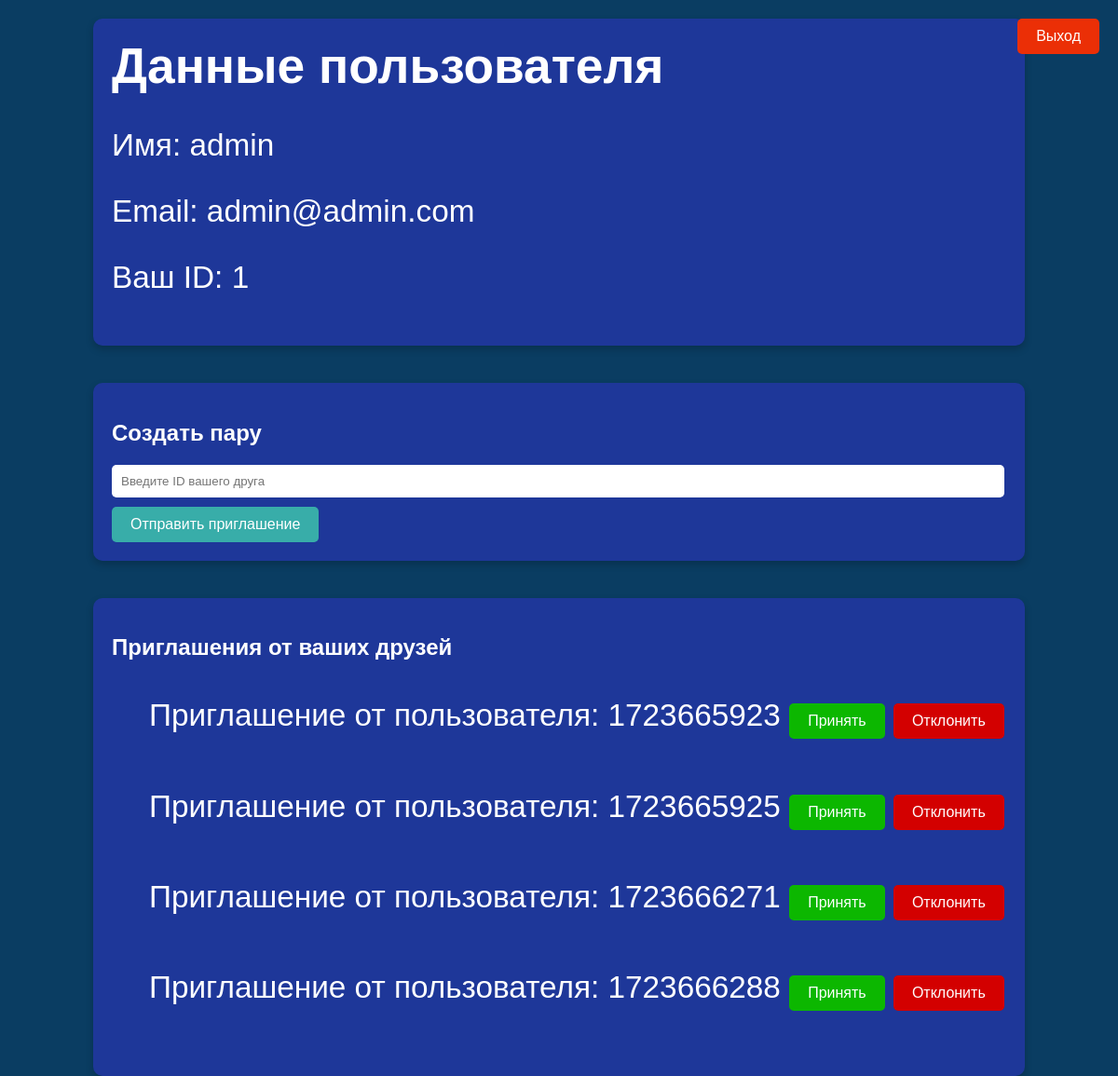
The page /profile (signed in) on the database as committed earlier.
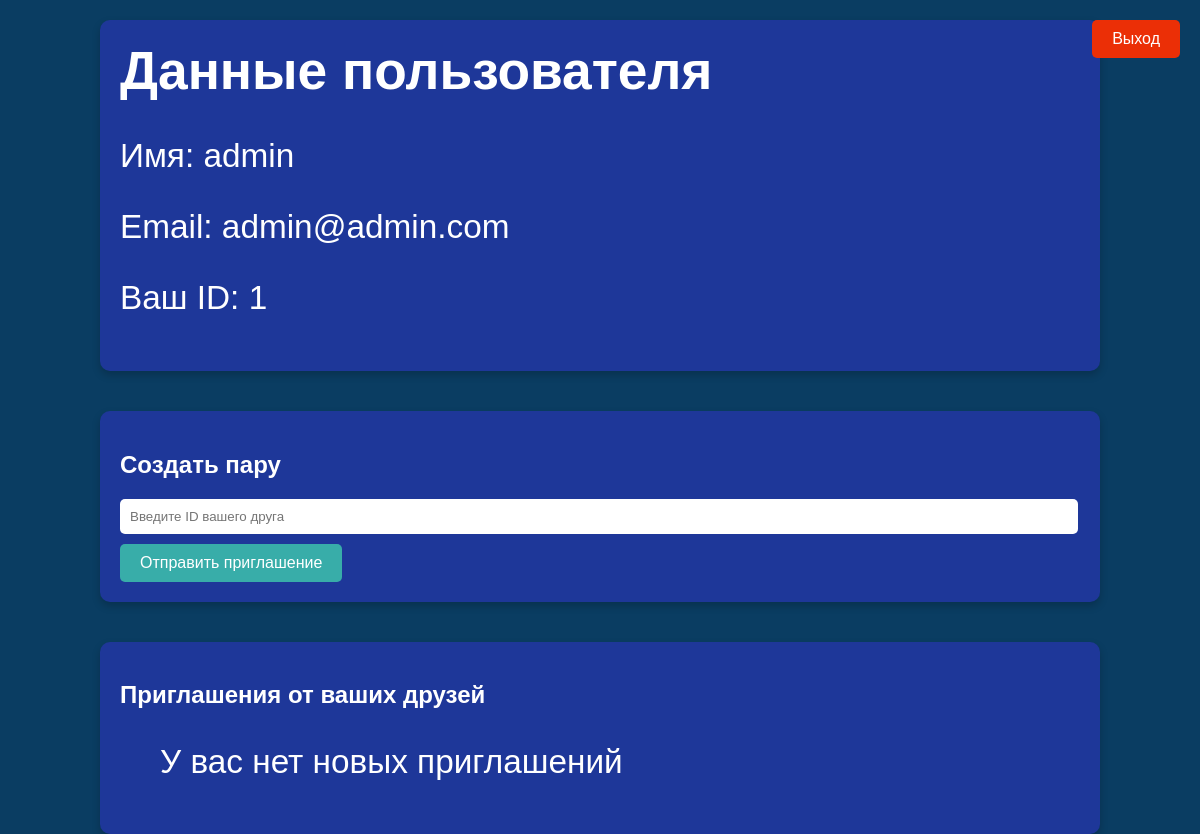
The same page on the database as committed later.
### tables this page shows
CREATE TABLE users (
    id integer PRIMARY KEY AUTOINCREMENT,
    name text NOT NULL,
    email text NOT NULL,
    password text NOT NULL,
    time integer NOT NULL
);

CREATE TABLE requests (
    id integer PRIMARY KEY AUTOINCREMENT,
    user_id text NOT NULL,
    friend_id text NOT NULL,
    user_name text NOT NULL,
    time integer NOT NULL
);

### app.py (the view, shortened to what this page needs)
@app.route('/profile', methods=['POST', 'GET'])
@login_required
def profile():
    user_id = current_user.get_id()
    user_name = dbase.getUser(user_id)[1]
    email = dbase.getUser(user_id)[2]
    requests = dbase.getRequest(user_id)
    return render_template('profile.html', username=user_name, email=email, user_id=user_id, requests=requests)

### DataBase.py (called while the page is built)
    def getUser(self, user_id):
        try:
            self.__cur.execute(f'SELECT * FROM users WHERE id = {user_id} LIMIT 1')
            res = self.__cur.fetchone()
            if not res:
                print('Пользователь не найден')
                return False
            return res
        except sqlite3.Error as e:
            print('Ошибка во входе пользователя getUser'+str(e))
        return False

    def getRequest(self, user_id):
        try:
            self.__cur.execute(f'SELECT * FROM requests WHERE friend_id = "{user_id}"')
            res = self.__cur.fetchall()
            if not res:
                print('Запрос не найден')
                return False
            return res
        except sqlite3.Error as e:
            print('Ошибка в получении запроса'+str(e))
        return False

### UserLogin.py (called while the page is built)
    def fromDB(self, user_id, db):
        self.__user = db.getUser(user_id)
        return self

    def get_id(self):
        return str(self.__user['id'])

### app.py (called while the page is built)
@login_manager.user_loader
def load_user(user_id):
    print('load_user')
    return UserLogin().fromDB(user_id, dbase)

def connect_db():
    conn = sqlite3.connect(app.config['DATABASE'])
    conn.row_factory = sqlite3.Row
    return conn

def get_db():
    if not hasattr(g, 'link_db'):
        g.link_db = connect_db()
    return g.link_db

@app.before_request
def before_request():
    global dbase
    db = get_db()
    dbase = DataBase(db)

### templates/profile.html (shortened to what this page needs)
<!DOCTYPE html>
<html lang="ru">
<head>
    <link type='text/css' href="{{ url_for('static', filename='css/styles.css')}}" rel="stylesheet" />
</head>
<body>
    <div class="profile-info">
        <h1 style="font-size: 40pt;">Данные пользователя</h1>
        <p>Имя: {{ username }}</p>
        <p>Email: {{ email }}</p>
        <p>Ваш ID: {{ user_id }}</p>
    </div>
    <div class="invite-form">
        <h2>Создать пару</h2>
        <form action="#" method='post'>
            <input type="text" name='friend_id' placeholder="Введите ID вашего друга" required>
            <button type="submit" name="create_request">Отправить приглашение</button>
        </form>
    </div>
    <div class="invitations">
        <h2>Приглашения от ваших друзей</h2>
        <ul>
            {% if requests == False %}
            <p> У вас нет новых приглашений </p>
            {% else %}
            {% for request in requests %}
            <form method="post" style="display: grid;">
                <p>
                    Приглашение от пользователя: {{ request[3] }}
                    <button type="submit" class="button-access" name="request_interract" value="accept_{{ request[0] }}">Принять</button>
                    <button type="submit" class="button-cancle" name="request_interract" value="decline_{{ request[0] }}">Отклонить</button>
                </p>
            </form>
            {% endfor %}
            {% endif %}
        </ul>
    </div>
    <a href="{{ url_for('logout') }}" class="logout-button">Выход</a>
</body>
</html>

### static/css/styles.css (style rules this page uses)
body { background-color: #0a3d62; color: #ffffff; display: flex; flex-direction: column; align-items: center; margin: 0; font-family: Arial, sans-serif; height: 100vh; }
h1 { font-size: 50pt; margin-top: 0; }
p { font-size: 25pt; }
input { width: 100%; padding: 8px; margin-bottom: 10px; border-radius: 5px; border: none; }
button { background-color: #38ada9; color: #ffffff; border: none; padding: 10px 20px; border-radius: 5px; cursor: pointer; font-size: 16px; }
a { color: #38ada9; text-decoration: none; }
form { display: flex; flex-direction: column; align-items: center; }
.profile-info, .invite-form, .invitations { background-color: #1e3799; padding: 20px; border-radius: 10px; margin: 20px; width: 80%; box-shadow: 0 4px 8px rgba(0, 0, 0, 0.2); }
.profile-info { text-align: left; }
.invite-form form { display: flex; flex-direction: column; align-items: flex-start; }
.invite-form input { width: calc(100% - 22px); padding: 10px; margin-bottom: 10px; border-radius: 5px; border: none; }
.logout-button { position: absolute; top: 20px; right: 20px; background-color: #eb2f06; color: #ffffff; padding: 10px 20px; border-radius: 5px; text-decoration: none; font-size: 16px; }

Rows that differ between the two databases and show on the page:
removed requests: time "1723665923"
removed requests: time "1723665925"
removed requests: time "1723666271"
removed requests: time "1723666288"
Other text that changed with them:
text now shown: "У вас нет новых приглашений"
